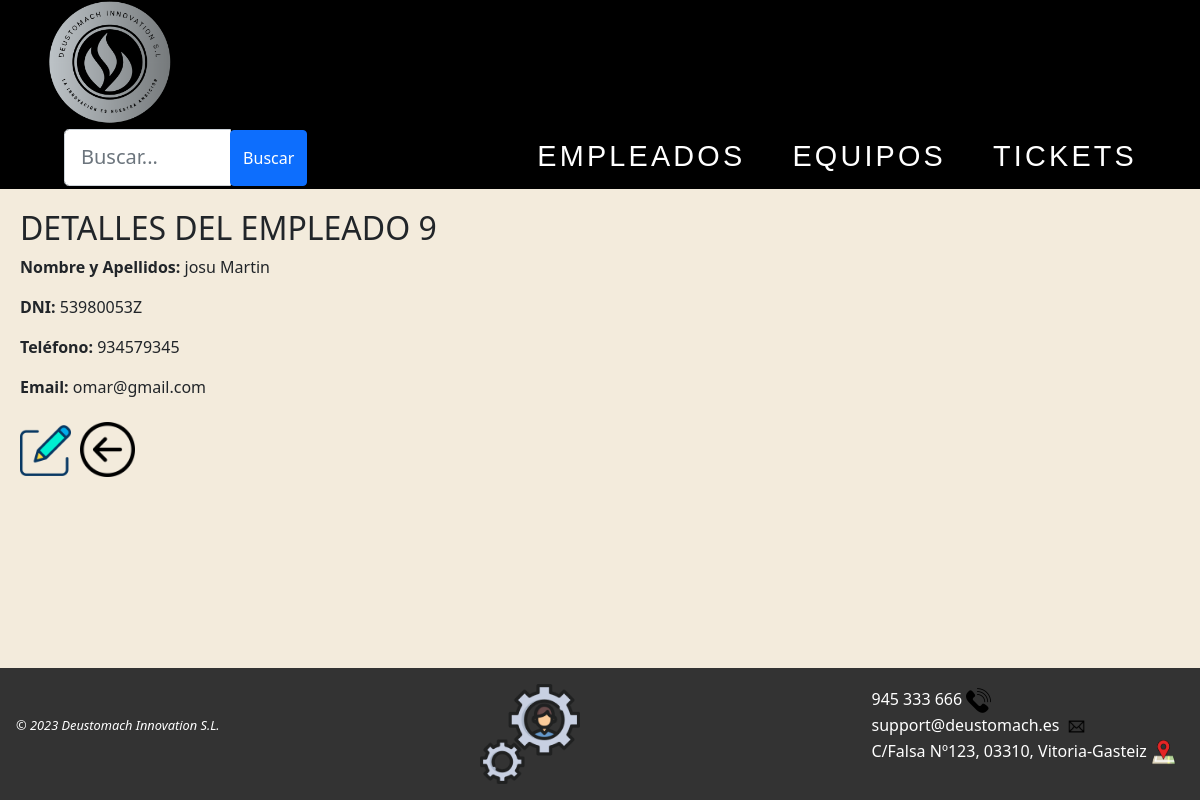
Screenshot of /AppWeb/listadoEmpleados/9 with the database file from the repository.
### AppWeb/models.py (models this page shows, shortened)
class Empleado(models.Model):
    dni = models.CharField(max_length=9, unique=True)
    nombre = models.CharField(max_length=15)
    apellidos = models.CharField(max_length=25)
    email = models.CharField(max_length=30)
    telefono = models.IntegerField(default=0)

### AppWeb/views.py (the view)
# urls.py: path('AppWeb/listadoEmpleados/<int:pk>',views.DetalleEmpleado.as_view(), name='detalle-empleado'),
class DetalleEmpleado(DetailView):
    template_name = 'detalleEmpleado.html'
    model = Empleado

### AppWeb/templates/detalleEmpleado.html
{% extends "homeEmpleados.html" %}
{% load static %}
{% block contenido %}
{% if empleado %}
<div class="contenido">
    <h2>DETALLES DEL EMPLEADO {{empleado.id}}</h2>
    <ul class="detalles">
        <li>
            <p><b>Nombre y Apellidos: </b>{{empleado.nombre}} {{empleado.apellidos}} </p>
        </li>
        <li>
            <p><b>DNI: </b>{{empleado.dni}}</p>
        </li>
        <li>
            <p><b>Teléfono: </b>{{empleado.telefono}}</p>
        </li>
        <li>
            <p><b>Email: </b>{{empleado.email}}</p>
        </li>
    </ul>
    {% else %}
    <p>No existe este empleado.</p>
    {% endif %}
    <a href="{% url 'gestion:modificar-empleado' empleado.id %}"><img src="{% static 'images/editar.png' %}" width="51px"
        title="Haz clic para editar este empleado"></a>
    <a href="{% url 'gestion:listado-empleado' %}"><img class="atras" src="{% static 'images/back.png' %}" width="100px"
            title="Pulsa para volver a la página anterior"></a>
</div>
{% endblock %}

### AppWeb/static/css/Estilo.css (style rules this page uses)
img { max-width: 100%; height: auto; }
body { background-color: #f3ebdc; position: relative; display: flex; flex-direction: column; min-height: 100vh; }
.detalles { list-style: none; margin: 0; padding: 0; }
.contenido { margin: 0 auto; max-width: 1400px; padding: 20px; }
.atras { width: 55px; margin-bottom: 10px; margin-top: 7px; margin-left: 5px; }
a { color: white; text-decoration: none; }

### rows the page displays
Empleado: id "9", nombre "josu", apellidos "Martin", dni "53980053Z", telefono "934579345", email "omar@gmail.com"
